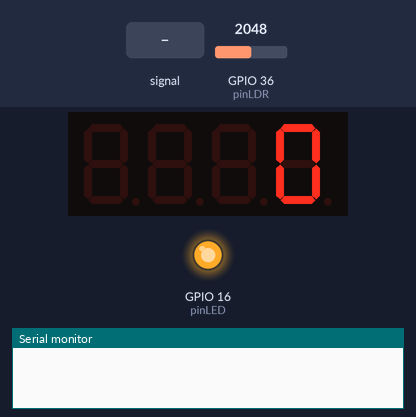
Recording of a sketch running on a simulated ESP32. Parts: 4-digit seven-segment display, output pins drawn as LEDs (lit = HIGH), the last lines printed to the serial monitor. The inputs (shaded band) are chosen by the test bench; at power-on: GPIO 36 (pinLDR) = 2048.

Above: at 1.7 s.
1.8 s: GPIO 36 (pinLDR) set to 1228
3.3 s: GPIO 36 (pinLDR) fed a 200 Hz sine of ±1023 counts around its level
At 3.58 s:
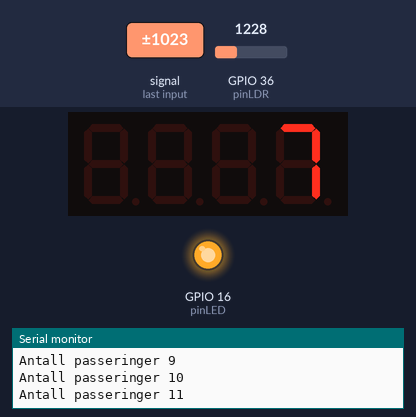
4.8 s: GPIO 36 (pinLDR) fed a 1000 Hz sine of ±1023 counts around its level
At 4.86 s:
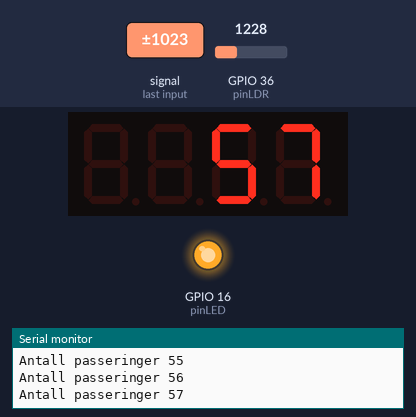

Measured:
- after the input at 3.3 s, the display: first changes at once (image 1 shows a later state)

The sketch:

Oppdrag-3.ino
```cpp
// Tell og vis antall passeringer på displayet
// Nils Kr. Rossing 08.07.20
// Gjennomgått og testet av Kåre-Benjamin H. Rørvik 15.07.20

#include <Arduino.h>
#include <TM1637Display.h>

const byte PIN_CLK = 32;   // Definer CLK pin og velg port D32
const byte PIN_DIO = 33;   // Definer DIO pin og velg port D33


TM1637Display display(PIN_CLK, PIN_DIO);
// Definer instansen display av typen SevenSegmentTM1637

int pinLED = 16;
int pinLDR = 36;
int verdiLDR;
int terskelLDR = 2000;
int antall = 0;

void setup()
{
  Serial.begin(115200);
  display.setBrightness(7); // Setter lysstyrken på displayet. Fra 0 (min) til 7 (max).

  pinMode(pinLED, OUTPUT);
  digitalWrite(pinLED, HIGH);

  delay(500);
}

void loop()
{
  verdiLDR = analogRead(pinLDR);

  if(verdiLDR < terskelLDR)
  {
    antall = antall + 1;
    Serial.print("Antall passeringer ");
    Serial.println(antall);
    while(verdiLDR < terskelLDR)
    {
      verdiLDR = analogRead(pinLDR);
    }
  }
  display.showNumberDec(antall);        // Vis tall

}
```
